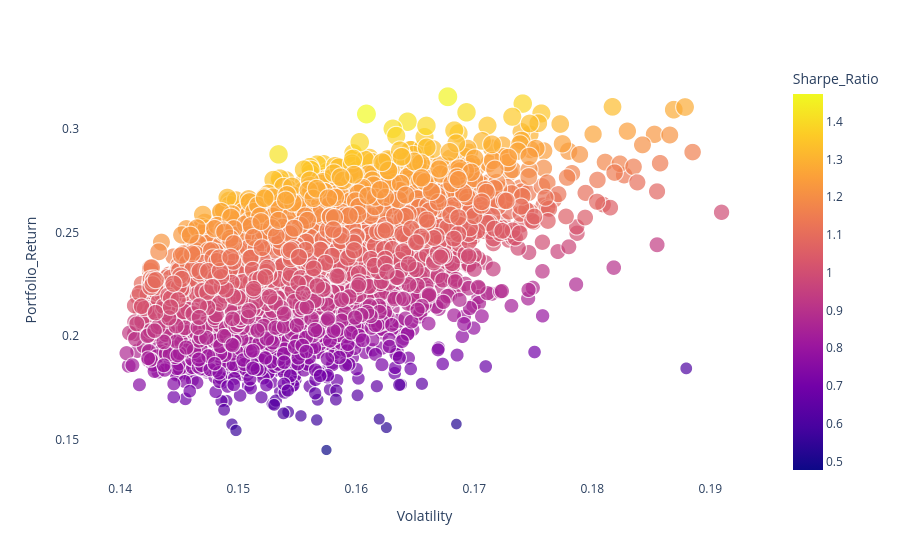

The cell this chart's notebook holds for it:
### Code cell
# Plot volatility vs. return for all simulation runs
# Highlight the volatility and return that corresponds to the highest Sharpe ratio
import plotly.graph_objects as go
fig = px.scatter(sim_out_df, x = 'Volatility', y = 'Portfolio_Return', color = 'Sharpe_Ratio', size = 'Sharpe_Ratio', hover_data = ['Sharpe_Ratio'] )
fig.update_layout({'plot_bgcolor': "white"})
fig.show()

### Figure 1 — Plotly figure (JSON) as saved in the notebook; plotly's stock layout.template omitted (floating-point values rounded to 4 significant figures; data arrays with more than 128 entries replaced by an {"elided": "..."} marker saying what was removed)
{"data": [{"customdata": {"elided": "5000x1 float values"}, "hovertemplate": "Volatility=%{x}<br>Portfolio_Return=%{y}<br>Sharpe_Ratio=%{marker.color}<extra></extra>", "legendgroup": "", "marker": {"color": {"elided": "5000 float values"}, "coloraxis": "coloraxis", "size": {"elided": "5000 float values"}, "sizemode": "area", "sizeref": 0.003683, "symbol": "circle"}, "mode": "markers", "name": "", "showlegend": false, "type": "scattergl", "x": {"elided": "5000 float values"}, "xaxis": "x", "y": {"elided": "5000 float values"}, "yaxis": "y"}], "layout": {"coloraxis": {"colorbar": {"title": {"text": "Sharpe_Ratio"}}, "colorscale": [[0, "#0d0887"], [0.1111, "#46039f"], [0.2222, "#7201a8"], [0.3333, "#9c179e"], [0.4444, "#bd3786"], [0.5556, "#d8576b"], [0.6667, "#ed7953"], [0.7778, "#fb9f3a"], [0.8889, "#fdca26"], [1, "#f0f921"]]}, "legend": {"itemsizing": "constant", "tracegroupgap": 0}, "margin": {"t": 60}, "plot_bgcolor": "white", "xaxis": {"anchor": "y", "domain": [0, 1], "title": {"text": "Volatility"}}, "yaxis": {"anchor": "x", "domain": [0, 1], "title": {"text": "Portfolio_Return"}}}}
